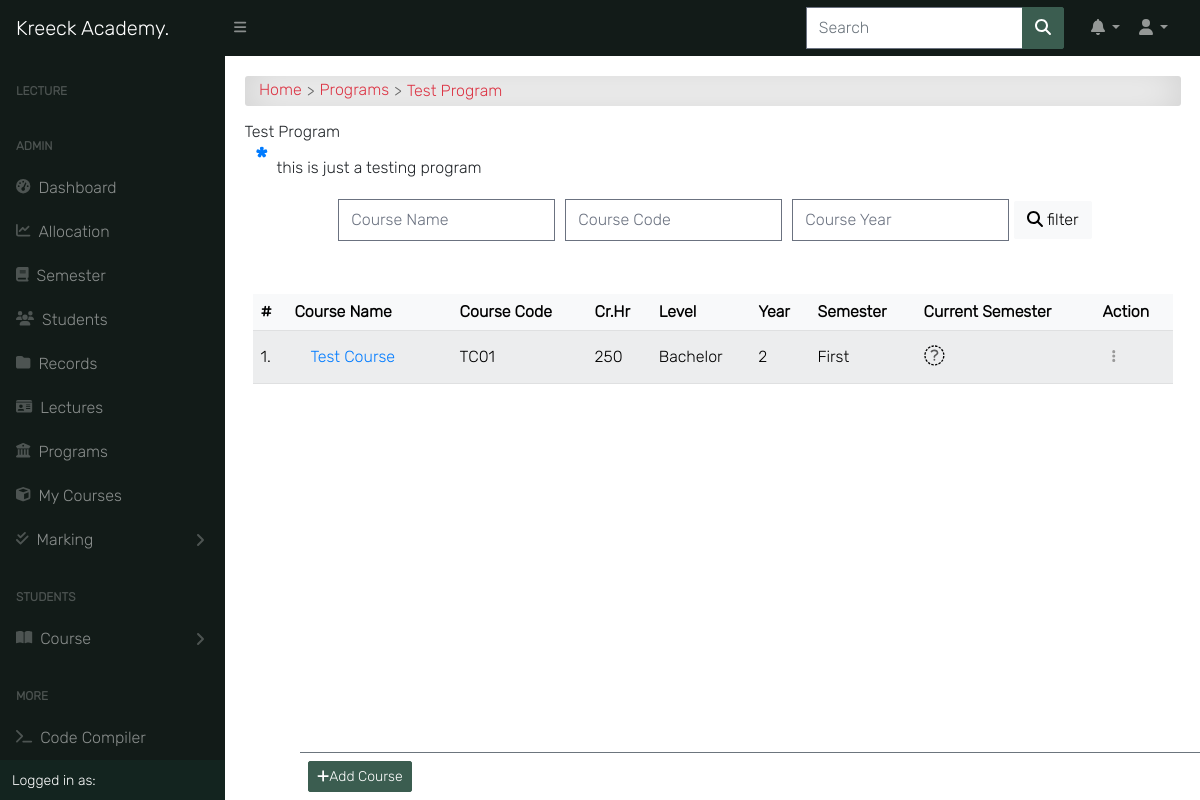
The app's page /programs/1/detail/ (signed in) with its own data.
### course/models.py (models this page shows, shortened)
class Program(models.Model):
    title = models.CharField(max_length=150, unique=True)
    summary = models.TextField(null=True, blank=True)
    objects = ProgramManager()

class Course(models.Model):
    slug = models.SlugField(blank=True, unique=True)
    title = models.CharField(max_length=200, null=True)
    code = models.CharField(max_length=200, unique=True, null=True)
    credit = models.IntegerField(null=True, default=0)
    summary = models.TextField(max_length=200, blank=True, null=True)
    program = models.ForeignKey(Program, on_delete=models.CASCADE)
    level = models.CharField(max_length=25, choices=LEVEL, null=True)
    year = models.IntegerField(choices=YEARS, default=0)
    semester = models.CharField(choices=SEMESTER, max_length=200, null=True, blank=True)
    cohort = models.CharField(choices=COHORT_CHOICES, max_length=200, null=True, blank=True)
    is_elective = models.BooleanField(default=False, blank=True, null=True)
    price = models.DecimalField(max_digits=10, decimal_places=2, default=0.00)
    objects = CourseManager()
    def get_absolute_url(self):
        return reverse('course_detail', kwargs={'slug': self.slug})
    @property
    def is_current_semester(self):
        from app.models import Semester
        try:
            current_semester = Semester.objects.get(is_current_semester=True)
            return self.semester == current_semester.semester
        except Semester.DoesNotExist:
            return False

### course/views.py (the view)
# urls.py: path('<int:pk>/detail/', program_detail, name='program_detail'),
@login_required
def program_detail(request, pk):
    program = Program.objects.get(pk=pk)
    courses = Course.objects.filter(program_id=pk).order_by('-year')
    credits = Course.objects.aggregate(Sum('credit'))
    paginator = Paginator(courses, 10)
    page = request.GET.get('page')
    courses = paginator.get_page(page)
    return render(request, 'course/program_single.html', {
        'title': program.title,
        'program': program, 'courses': courses, 'credits': credits
    }, )

### templates/course/program_single.html (shortened to what this page needs)
{% extends 'base.html' %}
{% load static %}
{% block content %}
<div id="input-nav"><a href="{% url 'home' %}" class="primary1">Home</a>
    <a href="{% url 'programs' %}" class="primary1">Programs</a> {{ program.title }}
</div>
{% if request.user.is_superuser %}
<div class="manage-wrap">
    <a class="btn btn-sm btn-primary" href="{% url 'course_add' pk=program.pk %}"><i class="fas fa-plus"></i>Add
        Course</a>
</div>
{% endif %}
{% if program %}
<div class="title">{{ program.title }}</div>
{% if program.summary %}
<p class="program-description">{{ program.summary }}</p>
{% endif %}
{% endif %}
<div class="content-center">
    <form class="search-form" action="." method="GET">
        <input class="au-input" type="text" name="name" placeholder="Course Name" value="{{ request.GET.name }}" />
        <input class="au-input" type="text" name="code" placeholder="Course Code" value="{{ request.GET.code }}" />
        <input class="au-input" type="number" name="year" placeholder="Course Year" value="{{ request.GET.year }}" />
        <button class="btn btn-light" type="submit">
            <i class="fas fa-search"></i> filter
        </button>
    </form>
</div>
<div class="table-responsive p-0 px-2 mt-5">
    <div class="table-shadow">
        <table class="table table-light table-striped">
            <thead>
                <tr>
                    <th>#</th>
                    <th> Course Name </th>
                    <th> Course Code </th>
                    <th> Cr.Hr </th>
                    <th> Level </th>
                    <th> Year </th>
                    <th> Semester </th>
                    <th> Current Semester </th>
                    {% if request.user.is_superuser %}
                    <th>Action</th>
                    {% endif %}
                </tr>
            </thead>
            <tbody>
                {% for course in courses %}
                <tr>
                    <td>{{ forloop.counter }}.</td>
                    <td><a href="{{ course.get_absolute_url }}">
                            {{ course.title }}</a></td>
                    <td>{{ course.code }}</td>
                    <td>{{ course.credit }}</td>
                    <td>{{ course.level }}</td>
                    <td>{{ course.year }}</td>
                    <td>{{ course.semester }}</td>
                    <th>
                        {% if course.is_current_semester == False %}
                        <i class="fas fa-times-circle fa-1-5x danger"></i>
                        {% elif course.is_current_semester == True %}
                        <i class="fas fa-check-circle fa-1-5x"></i>
                        {% endif %}
                    </th>
                    {% if request.user.is_superuser %}
                    <td>
                        <div class="dropdown">
                            <button class="btn btn-sm" id="dropdownMenuButton" data-toggle="dropdown"
                                aria-haspopup="true" aria-expanded="false">
                                <i class="fas fa-ellipsis-v"></i>
                            </button>
                        </div>
                    </td>
                    {% endif %}
                </tr>
                {% endfor %}
            </tbody>
        </table>
    </div>
</div>
{% endblock content %}

### static/css/all.css (style rules this page uses)
.fa-plus:before { content: "\f067"; }

### static/css/style.css (style rules this page uses)
*, body { font-family: "Inter", sans-serif; }
body { background-color: #ffffff; }
.btn { border-radius: 2px; }
.fa-1-5x { font-size: 1.3em; }
.table td, .table th { vertical-align: middle; }
.table tbody > tr > td > a { display: -webkit-box; display: -ms-flexbox; display: flex; color: #007bff; padding: 0.5rem 1rem; -webkit-transition: 0.2s; transition: 0.2s; }
.table .dropdown #dropdownMenuButton { color: #999; }
.content-center { display: -webkit-box; display: -ms-flexbox; display: flex; -webkit-box-pack: center; -ms-flex-pack: center; justify-content: center; -ms-flex-wrap: wrap; flex-wrap: wrap; max-width: 1500px; }
.search-form { display: -webkit-box; display: -ms-flexbox; display: flex; -ms-flex-wrap: wrap; flex-wrap: wrap; -webkit-box-align: center; -ms-flex-align: center; align-items: center; }
.search-form input { margin: 5px; }
.manage-wrap { position: fixed; bottom: 0; right: 0; left: 300px; padding: 0.5rem; z-index: 10; background-color: rgba(255, 255, 255, 0.8); border-top: 1px solid #6c757d; -webkit-transition: 0.3s; transition: 0.3s; }
.au-input { display: -webkit-box; display: -ms-flexbox; display: flex; width: auto; line-height: 35px; border: 1.8px solid #adb5bd; font-family: inherit; font-size: 13px; color: #adb5bd; background: transparent; padding: 0 17px; border-radius: 100px; -webkit-transition: all 0.2s ease; transition: all 0.2s ease; }
.dropdown { display: -webkit-box; display: -ms-flexbox; display: flex; -webkit-box-align: center; -ms-flex-align: center; align-items: center; position: relative; }
#input-nav { display: -webkit-box; display: -ms-flexbox; display: flex; -ms-flex-wrap: wrap; flex-wrap: wrap; -webkit-box-align: center; -ms-flex-align: center; align-items: center; padding: 0.3rem 0.9rem; margin-bottom: 1rem; color: #dc3545; border-radius: 3px; background-color: #fff !important; -webkit-box-shadow: inset 0 0 2.5rem rgba(0, 0, 0, 0.2); box-shadow: inset 0 0 2.5rem rgba(0, 0, 0, 0.2); }
#input-nav a { color: #dc3545; }
#input-nav a::after { content: ">"; color: #666; margin: 0 5px; vertical-align: middle; }
a { color: #666; text-decoration: none; }
.program-description { position: relative; padding: 1rem 2rem; }
.program-description::before { content: "*"; position: absolute; top: 0; left: 10px; color: #007bff; font-weight: bold; font-size: 30px; margin-right: 1rem; }

### records on screen
Program: title "Test Program", summary "this is just a testing program"
Course: title "Test Course", code "TC01", credit "250", level "Bachelor", year "2", semester "First"
